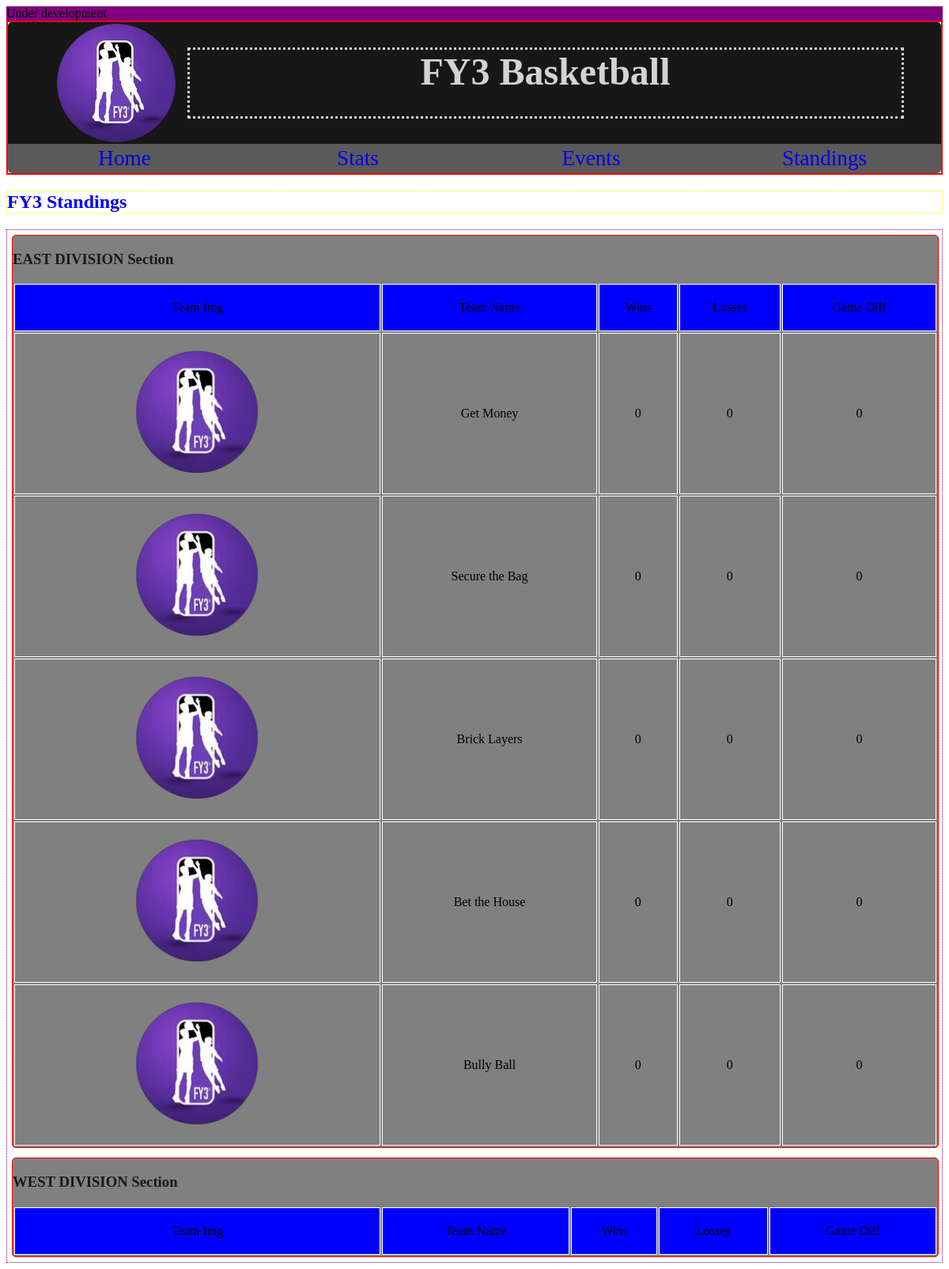
Page /standings on the earlier database version.
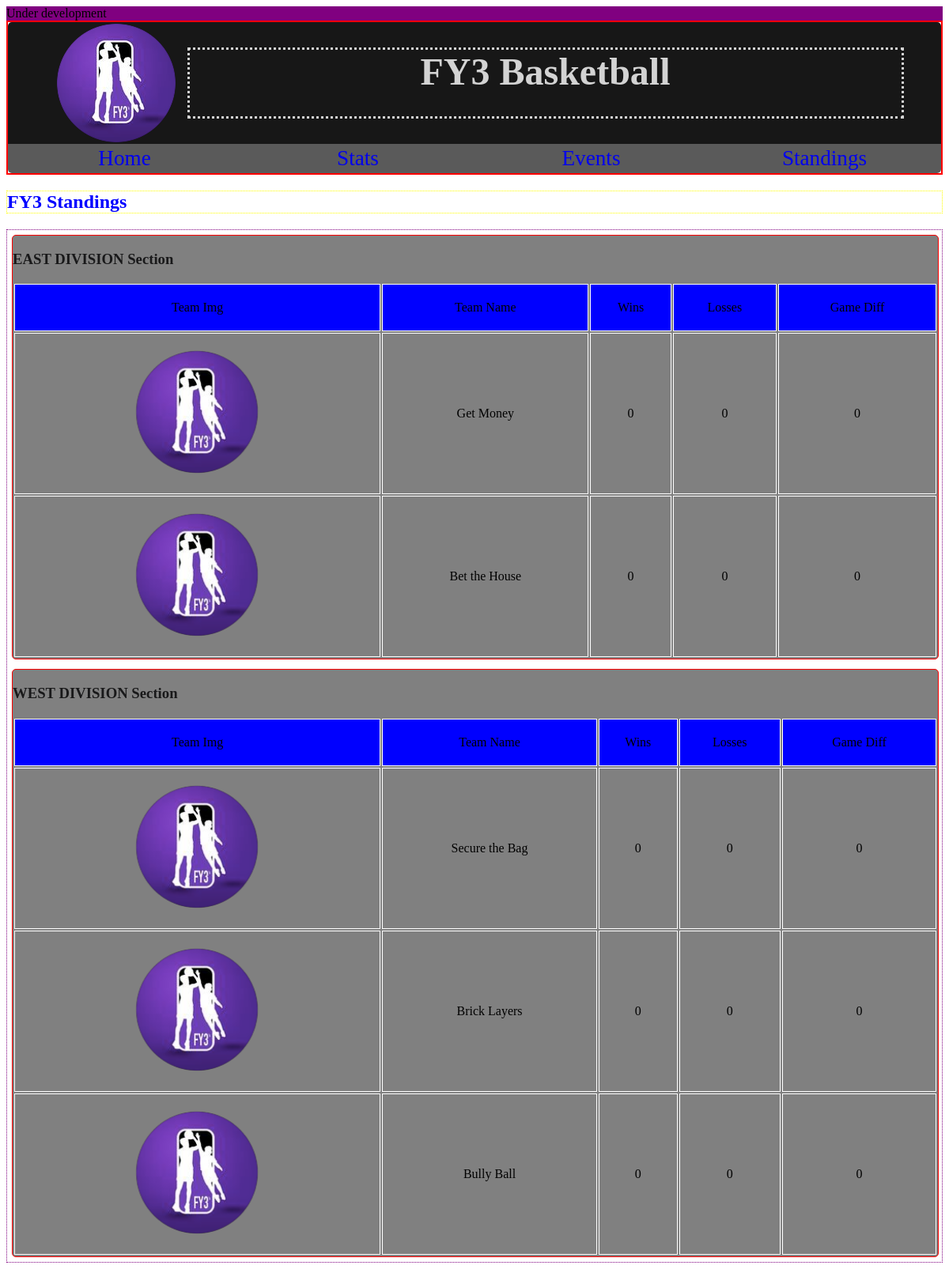
Same page on the later database version.
### home/models.py (models this page shows, shortened)
class Team(models.Model):
	curr_season = 3 #S2023
	DIVISIONS = [('E','East'),('W','West')]
	team_name = models.CharField(max_length = 40)
	division_ind = models.CharField(max_length = 1, default = 'E',choices=DIVISIONS)
	@property
	def get_team_wins(self):
		return Game.objects.filter(season = 3, win_team= self.id).count()
	@property
	def get_team_losses(self):
		return Game.objects.filter(season = 3, lose_team= self.id).count()
	@property
	def get_team_game_diff(self):
		return self.get_team_wins - self.get_team_losses
	def __str__(self):
		return self.team_name

### home/views.py (the view)
# urls.py: path('standings', views.standings, name='FY3-Standings'),
def standings(request):
	west_teams = Team.objects.filter(division_ind='W')#.order_by('-winning_team', 'losing_team')
	west_teams = remove_duplicate_teams(west_teams)
	west_teams = bubble_sort_by_wins(west_teams)
	east_teams = Team.objects.filter(division_ind='E')#.order_by('winning_team', 'losing_team')
	east_teams = remove_duplicate_teams(east_teams)
	east_teams = bubble_sort_by_wins(east_teams)
	context = { "east_teams": east_teams, "west_teams": west_teams}
	return render(request, 'standings/standings.html', context)

### home/utilities.py (called while the page is built)
def remove_duplicate_teams(queryset):
    new_list = []
    for team in queryset:
      if team not in new_list:
        new_list.append(team)
    return new_list

def bubble_sort_by_wins(array):
    n = len(array)
    for i in range(n):
        already_sorted = True
        print(array[i])
        for j in range(n - i - 1):
            if (array[j].get_team_wins < array[j + 1].get_team_wins):
                print("compare wins:", array[j], array[j].get_team_wins, '&', array[j+1], array[j+1].get_team_wins)
                array[j], array[j + 1] = array[j + 1], array[j]
                already_sorted = False
            elif (array[j].get_team_wins == array[j + 1].get_team_wins):
                if (array[j].get_team_losses > array[j + 1].get_team_losses):
                  print("compare losses:", array[j], array[j].get_team_wins, '&', array[j+1], array[j+1].get_team_wins)
                  array[j], array[j + 1] = array[j + 1], array[j]
        if already_sorted:
            print(i,j,'already_sorted')
            break
    return array

### home/templates/standings/standings.html (shortened to what this page needs)
{% extends "main.html"%}
{% load static %}
{% block content %}
<h2>FY3 Standings</h2>
	<div class="divisions-container">
	<section class="standings-table">
		<h3> EAST DIVISION Section </h3>
		<table>
		<tr class="team-row" id="headings">
			<td class="team-r-itm" id="team-img">Team Img</td>
			<td class="team-r-itm" id="team-name">Team Name</td>
			<td class="team-r-itm" id="team-w">Wins</td>
			<td class="team-r-itm" id="team-l">Losses</td>
			<td class="team-r-itm" id="team-ptsdiff">Game Diff</td>
		</tr>
		{% for e_team in east_teams %}
		<tr class="team-row">
			<td class="team-r-itm"><img id="team-img" src="{% static 'imgs/FY3-logo.png' %}"></td>
			<td class="team-r-itm" id="team-name">{{e_team.team_name}}</td>
			<td class="team-r-itm" id="team-w">{{e_team.get_team_wins}}</td>
			<td class="team-r-itm" id="team-l">{{e_team.get_team_losses}}</td>
			<td class="team-r-itm" id="team-netrec">{{e_team.get_team_game_diff}}</td>
		</tr>
		{% endfor %}
		</table>
	</section>
	<section class="standings-table">
		<h3> WEST DIVISION Section </h3>
		<table>
		<tr class="team-row" id="headings">
			<td class="team-r-itm" id="team-img">Team Img</td>
			<td class="team-r-itm" id="team-name">Team Name</td>
			<td class="team-r-itm" id="team-w">Wins</td>
			<td class="team-r-itm" id="team-l">Losses</td>
			<td class="team-r-itm" id="team-ptsdiff">Game Diff</td>
		</tr>
		{% for w_team in west_teams %}
		<tr class="team-row">
			<td class="team-r-itm"><img id="team-img" src="{% static 'imgs/FY3-logo.png' %}"></td>
			<td class="team-r-itm" id="team-name">{{w_team.team_name}}</td>
			<td class="team-r-itm" id="team-w">{{w_team.get_team_wins}}</td>
			<td class="team-r-itm" id="team-l">{{w_team.get_team_losses}}</td>
			<td class="team-r-itm" id="team-netrec">{{w_team.get_team_game_diff}}</td>
		</tr>
		{% endfor %}
	</table>
	</section>
	</div>
{% endblock %}

### home/templates/main.html (shortened to what this page needs)
{% load static %}
<!DOCTYPE html>
<html>
<link rel="stylesheet" type="text/css" href="{% static 'css/FY3/main.css' %}">
<head>
</head>
<body>
	<div class = 'warning'> Under development </div>
	<header>
		<div class="head">
			<img src="{% static 'imgs/FY3-logo.png' %}">
			<h1> FY3 Basketball </h1>
		</div>
		<nav>
			<a href="{% url 'FY3-Home'%}"><div class="nav-itm" id="home">
				Home
			</div></a>
			<a href="{% url 'FY3-Statistics'%}"><div class="nav-itm" id="stats">
				Stats
			</div></a>
			<a href="{% url 'FY3-Schedule'%}"><div class="nav-itm" id="schedule">
				Events
			</div></a>
			<a href="{% url 'FY3-Standings'%}"><div class="nav-itm" id="standings">
				Standings
			</div></a>
		</nav>
	</header>
	{% block content %}
	{% endblock %}
</body>
</html>

### static/css/FY3/main.css (style rules this page uses)
html { background-color: white; padding: 0 auto; margin:0 auto; }
a { text-decoration: none; }
.warning { background-color: purple; }
header { border: 2px solid red; }
.head { background-color: #171717; border-top-left-radius: 5px; border-top-right-radius: 5px; display: flex; flex-wrap: wrap; justify-content: center; }
nav { background-color: #5A5A5A; border-bottom-left-radius: 5px; border-bottom-right-radius: 5px; display: flex; justify-content: space-between; }
nav a { padding-top: 3px; padding-bottom: 3px; width:100%; }
.nav-itm { border-radius: 5px; text-align: center; font-size: 1.7em; }
h1 { display: none; }
h2 { border: thin dotted yellow; color:#00F; }
h3 { color: #19191A; }
@media (min-width: 600px) { h1 { display: flex; color: #D3D3D3; width: 75vw; justify-content: center; font-size: 3em; border: dotted; } }

### static/css/FY3/home.css (style rules this page uses)
section { border: thin solid #F00; height:50%; border-radius: 5px; background-color: grey; margin:6px; width: 100%; }

### static/css/FY3/standings.css (style rules this page uses)
.divisions-container { border: 1.5px dotted purple; display: flex; flex-direction: column; justify-content: center; }
.standings-table { width: 99%; }
.team-row { color: black; justify-content: space-between; border: 1.5px dotted blue; }
table { width: 100%; }
.team-r-itm { padding-top: 20px; padding-bottom: 20px; justify-content: space-around; text-align: center; border: thin solid white; }
#headings { border-radius: 5px; background-color: #00F; color: black; border: thin solid #A9A9A9; }
#team-img { width: 40%; }

### static/css/FY3/stats.css (style rules this page uses)
td { border:1.5px solid black; text-align: center; }

Differences in the rows shown:
changed Team "Secure the Bag": moves from the list under "EAST DIVISION Section" to the list under "WEST DIVISION Section"
changed Team "Brick Layers": moves from the list under "EAST DIVISION Section" to the list under "WEST DIVISION Section"
changed Team "Bully Ball": moves from the list under "EAST DIVISION Section" to the list under "WEST DIVISION Section"
